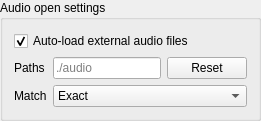
            <widget class="QGroupBox" name="audioAutoloadBox">
             <property name="title">
              <string>Audio open settings</string>
             </property>
             <layout class="QFormLayout" name="audioAutoloadBoxLayout">
              <item row="0" column="0" colspan="2">
               <widget class="QCheckBox" name="audioAutoloadExternal">
                <property name="text">
                 <string>Auto-load external audio files</string>
                </property>
                <property name="checked">
                 <bool>true</bool>
                </property>
               </widget>
              </item>
              <item row="1" column="0">
               <widget class="QLabel" name="audioAutoloadPathLabel">
                <property name="text">
                 <string>Paths</string>
                </property>
               </widget>
              </item>
              <item row="1" column="1">
               <layout class="QHBoxLayout" name="audioAutoloadPathLayout">
                <item>
                 <widget class="QLineEdit" name="audioAutoloadPath">
                  <property name="placeholderText">
                   <string notr="true">./audio</string>
                  </property>
                 </widget>
                </item>
                <item>
                 <widget class="QPushButton" name="audioAutoloadPathReset">
                  <property name="text">
                   <string>Reset</string>
                  </property>
                 </widget>
                </item>
               </layout>
              </item>
              <item row="2" column="0">
               <widget class="QLabel" name="audioAutoloadMatchLabel">
                <property name="text">
                 <string>Match</string>
                </property>
               </widget>
              </item>
              <item row="2" column="1">
               <widget class="QComboBox" name="audioAutoloadMatch">
                <property name="currentIndex">
                 <number>0</number>
                </property>
                <item>
                 <property name="text">
                  <string>Exact</string>
                 </property>
                </item>
                <item>
                 <property name="text">
                  <string>Fuzzy</string>
                 </property>
                </item>
                <item>
                 <property name="text">
                  <string>All</string>
                 </property>
                </item>
               </widget>
              </item>
             </layout>
            </widget>
